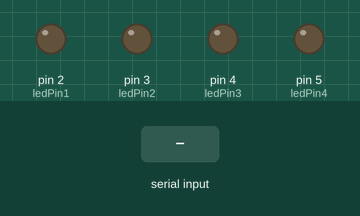
This sketch was run on a simulated Arduino Uno, built with avr-gcc and run on an emulated ATmega328P. On the bench: output pins drawn as LEDs (lit = HIGH). Inputs (shaded band) come from the test bench. Pins used as bus, display or sensor lines are not drawn.

Above: at 1.2 s.
1.3 s: "a90\n" received over Serial
At 2.6 s:
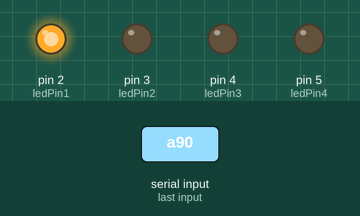
Timing chart, 0 to 27.2 s (numbered marks = the images above; inputs shaded):
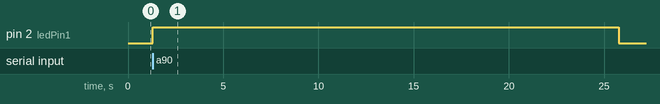

The sketch:

led_rfid_final.ino
```cpp
// Define the pins for the LEDs
#include <SPI.h>
#include <MFRC522.h>

#define RST_PIN         9          // Define the reset pin (RST_PIN) on the RFID reader module
#define SS_PIN          10         // Define the slave select pin (SS_PIN) on the RFID reader module

MFRC522 mfrc522(SS_PIN, RST_PIN);  // Create an MFRC522 instance
const int ledPin1 = 2;
const int ledPin2 = 3;
const int ledPin3 = 4;
const int ledPin4 = 5;

void setup() {
  // Initialize serial communication at 9600 baud
  Serial.begin(9600);
  SPI.begin();          // Initialize SPI communication
  mfrc522.PCD_Init();   // Initialize MFRC522
  // Set the LED pins as outputs
  pinMode(ledPin1, OUTPUT);
  pinMode(ledPin2, OUTPUT);
  pinMode(ledPin3, OUTPUT);
  pinMode(ledPin4, OUTPUT);
}

void loop() {
   //Check if serial data is available
  if (mfrc522.PICC_IsNewCardPresent() && mfrc522.PICC_ReadCardSerial()) {
    Serial.println("Tag Detected"); // Sending a string indicating tag detection
  }
  if (Serial.available() > 0) {
    // Read the incoming byte
    char receivedChar = Serial.read();

    // Blink LED1 if 'a' is received
    if (receivedChar == 'a') {
      int duration = Serial.parseInt();
      digitalWrite(ledPin1, HIGH);
      delay(duration * 1000);
      digitalWrite(ledPin1, LOW);
    }
    // Blink LED2 if 'b' is received
    else if (receivedChar == 'b') {
      int duration = Serial.parseInt();
      digitalWrite(ledPin2, HIGH);
      delay(duration * 1000);
      digitalWrite(ledPin2, LOW);
    }
    // Blink LED3 if 'c' is received
    else if (receivedChar == 'c') {
      int duration = Serial.parseInt();
      digitalWrite(ledPin3, HIGH);
      delay(duration * 1000);
      digitalWrite(ledPin3, LOW);
    }
    // Blink LED4 if 'd' is received
    else if (receivedChar == 'd') {
      int duration = Serial.parseInt();
      digitalWrite(ledPin4, HIGH);
      delay(duration * 1000);
      digitalWrite(ledPin4, LOW);
    }
  }
}
```

Measured:
- after the input at 1.3 s, pin 2 (ledPin1): LOW → HIGH at once, → LOW 24.5 s later
